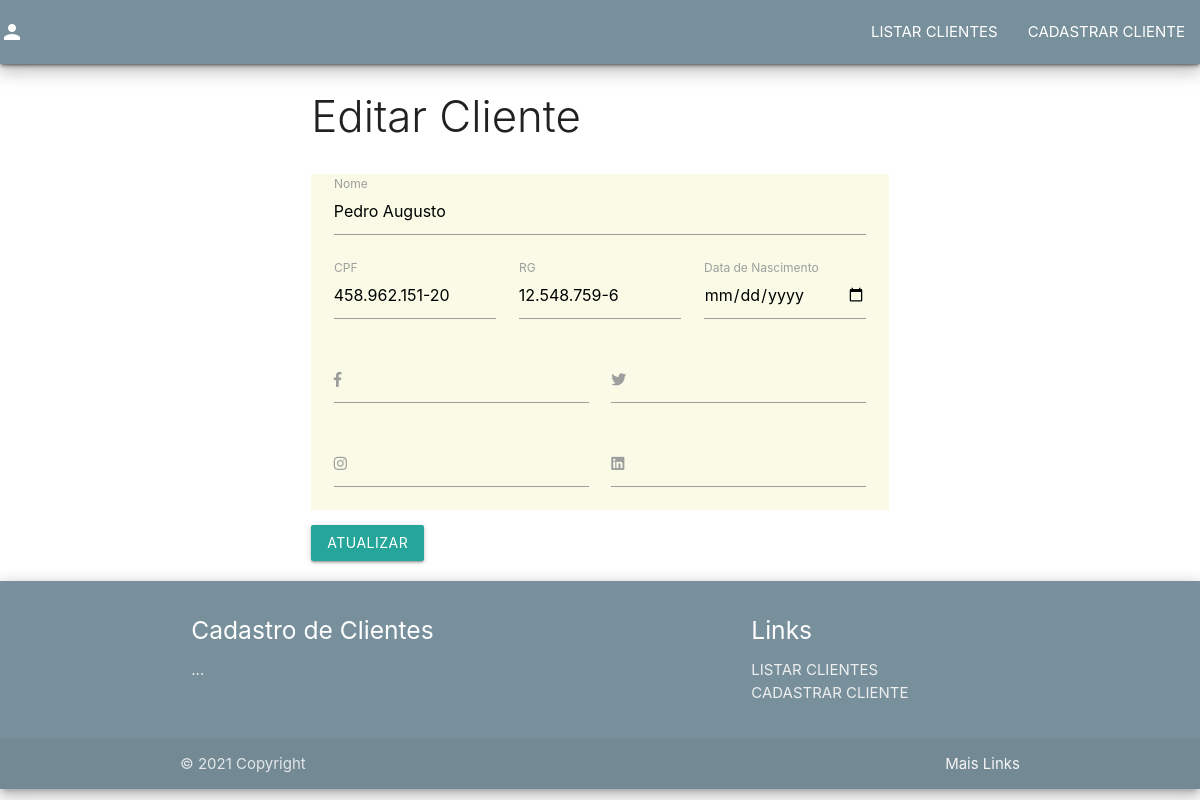
The page /editar.php?id=2 on the database its author committed.
### tables this page shows
CREATE TABLE `clientes` (
  `id` int(11) NOT NULL,
  `nome` varchar(70) DEFAULT NULL,
  `rg` varchar(14) DEFAULT NULL,
  `cpf` varchar(14) DEFAULT NULL,
  `data_nascimento` date DEFAULT NULL,
  `facebook` varchar(250) DEFAULT NULL,
  `twitter` varchar(250) DEFAULT NULL,
  `instagram` varchar(250) DEFAULT NULL,
  `linkedin` varchar(250) DEFAULT NULL
);

### editar.php (the view, shortened to what this page needs)
<?php
include_once 'php_action/db_connect.php';
include_once 'includes/header.php';
if (isset($_GET['id'])) :
    $id = mysqli_escape_string($connect, $_GET['id']);
    $sql = "SELECT * FROM clientes WHERE id = '$id'";
    $resultado = mysqli_query($connect, $sql);
    $dados = mysqli_fetch_array($resultado);
endif;
?>
<div class="row">
    <div class="col s12 m6 push-m3">
        <h3 class="light"> Editar Cliente </h3>
        <form action="php_action/update.php" method="POST">
            <div class="input-field col s12 lime lighten-5">
                <div class="input-field col s12">
                    <input type="text" name="nome" id="nome" value="<?php echo $dados['nome']; ?>" minlength="2" required>
                    <label for="Nome">Nome</label>
                </div>
                <div class="input-field col s4">
                    <input type="text" name="cpf" id="cpf" value="<?php echo $dados['cpf']; ?>" required>
                    <label for="cpf">CPF</label>
                </div>
                <div class="input-field col s4">
                    <input type="text" name="rg" id="rg" value="<?php echo $dados['rg']; ?>" required>
                    <label for="rg">RG</label>
                </div>
                <div class="input-field col s4">
                    <input type="date" name="data_nascimento" id="data_nascimento" value="<?php echo $dados['data_nascimento']; ?>">
                    <label for="data_nascimento">Data de Nascimento</label>
                </div>
                <div class="input-field col s6">
                    <input type="text" name="facebook" id="facebook" value="<?php echo $dados['facebook']; ?>">
                    <label for="facebook"><i class="fab fa-facebook-f"></i></label>
                </div>
                <div class="input-field col s6">
                    <input type="text" name="twitter" id="twitter" value="<?php echo $dados['twitter']; ?>">
                    <label for="twitter"><i class="fab fa-twitter"></i></label>
                </div>
                <div class="input-field col s6">
                    <input type="text" name="instagram" id="instagram" value="<?php echo $dados['instagram']; ?>">
                    <label for="instagram"><i class="fab fa-instagram"></i></label>
                </div>
                <div class="input-field col s6">
                    <input type="text" name="linkedin" id="linkedin" value="<?php echo $dados['linkedin']; ?>">
                    <label for="linkedin"><i class="fab fa-linkedin"></i></label>
                </div>
            </div>
            <button type="submit" name="btn-editar" class="btn"> Atualizar</button>
        </form>
    </div>
</div>
<?php
include_once 'includes/footer.php';
?>

### rows shown on the page
clientes: nome "Pedro Augusto", cpf "458.962.151-20", rg "12.548.759-6"
